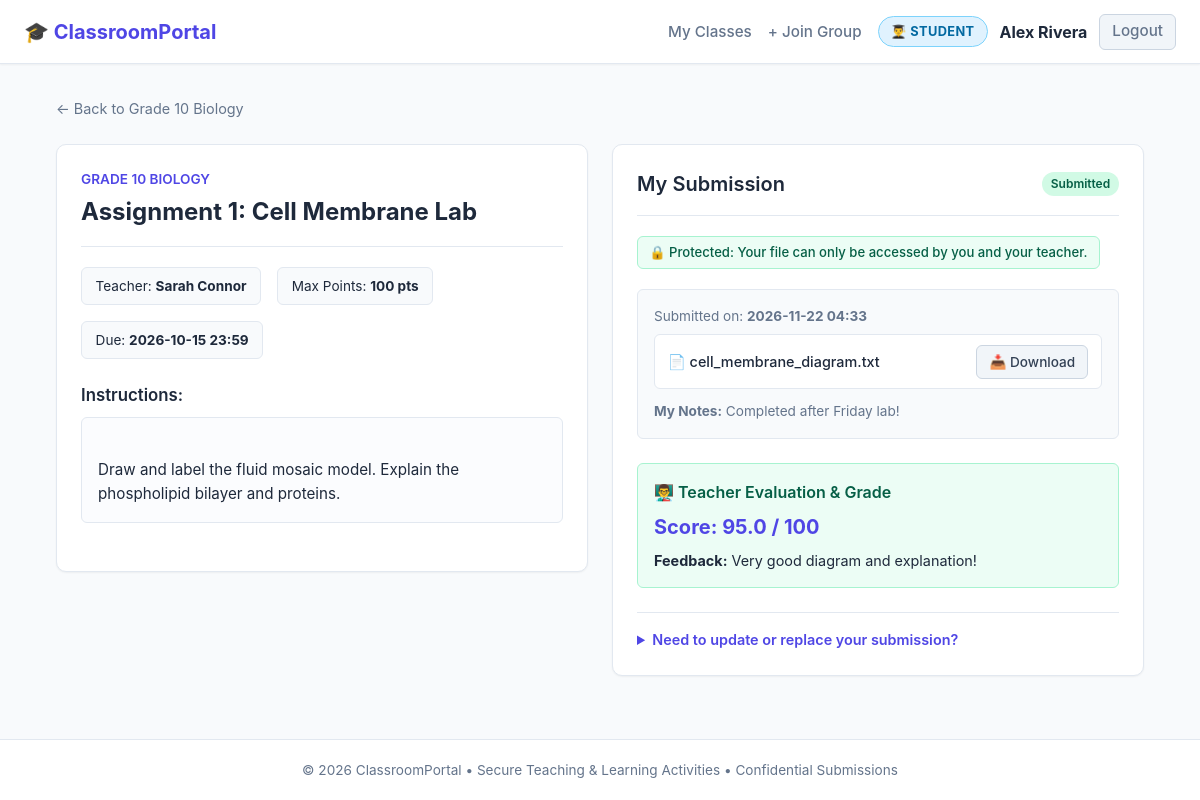
Screenshot of /student/assignments/9 (signed in) with the database file from the repository.
### tables this page shows
CREATE TABLE users (
            id INTEGER PRIMARY KEY AUTOINCREMENT,
            username TEXT UNIQUE NOT NULL,
            email TEXT UNIQUE NOT NULL,
            password_hash TEXT NOT NULL,
            role TEXT NOT NULL CHECK(role IN ('teacher', 'student')),
            full_name TEXT NOT NULL,
            created_at TIMESTAMP DEFAULT CURRENT_TIMESTAMP
        );

CREATE TABLE groups (
            id INTEGER PRIMARY KEY AUTOINCREMENT,
            name TEXT NOT NULL,
            description TEXT,
            join_code TEXT UNIQUE NOT NULL,
            teacher_id INTEGER NOT NULL,
            created_at TIMESTAMP DEFAULT CURRENT_TIMESTAMP,
            FOREIGN KEY (teacher_id) REFERENCES users(id) ON DELETE CASCADE
        );

CREATE TABLE assignments (
            id INTEGER PRIMARY KEY AUTOINCREMENT,
            group_id INTEGER NOT NULL,
            title TEXT NOT NULL,
            description TEXT NOT NULL,
            due_date TEXT,
            max_points INTEGER DEFAULT 100,
            attachment_filename TEXT,
            original_attachment_name TEXT,
            created_at TIMESTAMP DEFAULT CURRENT_TIMESTAMP,
            FOREIGN KEY (group_id) REFERENCES groups(id) ON DELETE CASCADE
        );

CREATE TABLE submissions (
            id INTEGER PRIMARY KEY AUTOINCREMENT,
            assignment_id INTEGER NOT NULL,
            student_id INTEGER NOT NULL,
            stored_filename TEXT NOT NULL,
            original_filename TEXT NOT NULL,
            notes TEXT,
            submitted_at TIMESTAMP DEFAULT CURRENT_TIMESTAMP,
            grade REAL,
            feedback TEXT,
            graded_at TIMESTAMP,
            FOREIGN KEY (assignment_id) REFERENCES assignments(id) ON DELETE CASCADE,
            FOREIGN KEY (student_id) REFERENCES users(id) ON DELETE CASCADE,
            UNIQUE(assignment_id, student_id)
        );

### app.py (the view, shortened to what this page needs)
@app.route('/student/assignments/<int:assignment_id>', methods=['GET', 'POST'])
@student_required
def student_assignment_detail(assignment_id):
    db = get_db()
    assignment = db.execute(
        '''SELECT a.*, g.name AS group_name, g.id AS group_id, u.full_name AS teacher_name
           FROM assignments a
           JOIN groups g ON a.group_id = g.id
           JOIN users u ON g.teacher_id = u.id
           JOIN group_memberships m ON m.group_id = g.id
           WHERE a.id = ? AND m.student_id = ?''',
        (assignment_id, g.user['id'])
    ).fetchone()
    if not assignment:
        flash('Assignment not found or you are not enrolled in this group.', 'danger')
        return redirect(url_for('student_dashboard'))
    submission = db.execute(
        'SELECT * FROM submissions WHERE assignment_id = ? AND student_id = ?',
        (assignment_id, g.user['id'])
    ).fetchone()
    return render_template('student/assignment_detail.html', assignment=assignment, submission=submission)

### app.py (called while the page is built)
def get_db():
    db = getattr(g, '_database', None)
    if db is None:
        db_file = app.config.get('DATABASE_PATH', DATABASE_PATH)
        db = g._database = create_connection(db_file)
    return db

@app.teardown_appcontext
def close_connection(exception):
    db = getattr(g, '_database', None)
    if db is not None:
        db.close()

def get_current_user():
    if 'user_id' not in session:
        return None
    db = get_db()
    user = db.execute('SELECT * FROM users WHERE id = ?', (session['user_id'],)).fetchone()
    return user

@app.before_request
def load_user():
    g.user = get_current_user()

def student_required(f):
    @wraps(f)
    def decorated_function(*args, **kwargs):
        if g.user is None or g.user['role'] != 'student':
            flash('Access restricted to students only.', 'danger')
            return redirect(url_for('index'))
        return f(*args, **kwargs)
    return decorated_function

### database.py (called while the page is built)
def create_connection(path=None):
    db_file = path or DATABASE_PATH
    conn = sqlite3.connect(db_file)
    conn.row_factory = sqlite3.Row
    conn.execute("PRAGMA foreign_keys = ON;")
    return conn

### templates/student/assignment_detail.html (shortened to what this page needs)
{% extends "base.html" %}
{% block content %}
<div style="margin-bottom: 1.5rem;">
    <a href="{{ url_for('student_group_detail', group_id=assignment['group_id']) }}" style="color: var(--text-muted); text-decoration: none; font-size: 0.9rem;">
        &larr; Back to {{ assignment['group_name'] }}
    </a>
</div>
<div class="grid grid-2">
    <div>
        <div class="card">
            <div class="card-header">
                <div>
                    <div style="font-size: 0.85rem; font-weight: 600; color: var(--primary); text-transform: uppercase;">
                        {{ assignment['group_name'] }}
                    </div>
                    <h1 style="font-size: 1.5rem; font-weight: 700; margin-top: 0.25rem;">{{ assignment['title'] }}</h1>
                </div>
            </div>
            <div style="display: flex; gap: 1rem; margin-bottom: 1.5rem; flex-wrap: wrap;">
                <div style="background-color: #f8fafc; border: 1px solid var(--border-color); padding: 0.5rem 0.85rem; border-radius: var(--radius-sm); font-size: 0.85rem;">
                    Teacher: <strong>{{ assignment['teacher_name'] }}</strong>
                </div>
                <div style="background-color: #f8fafc; border: 1px solid var(--border-color); padding: 0.5rem 0.85rem; border-radius: var(--radius-sm); font-size: 0.85rem;">
                    Max Points: <strong>{{ assignment['max_points'] }} pts</strong>
                </div>
                {% if assignment['due_date'] %}
                    <div style="background-color: #f8fafc; border: 1px solid var(--border-color); padding: 0.5rem 0.85rem; border-radius: var(--radius-sm); font-size: 0.85rem;">
                        Due: <strong>{{ assignment['due_date'] }}</strong>
                    </div>
                {% endif %}
            </div>
            <div style="margin-bottom: 1.5rem;">
                <h3 style="font-size: 1.05rem; font-weight: 600; margin-bottom: 0.5rem;">Instructions:</h3>
                <div style="color: var(--text-main); font-size: 0.95rem; white-space: pre-line; line-height: 1.6; background-color: #fbfcfe; border: 1px solid var(--border-color); padding: 1rem; border-radius: var(--radius-sm);">
                    {{ assignment['description'] }}
                </div>
            </div>
        </div>
    </div>
    <div>
        <div class="card">
            <div class="card-header">
                <h2 class="card-title">My Submission</h2>
                {% if submission %}
                    <span class="badge badge-success">Submitted</span>
                {% else %}
                    <span class="badge badge-warning">Awaiting Upload</span>
                {% endif %}
            </div>
            <div style="margin-bottom: 1.25rem;">
                <span class="privacy-badge">
                    🔒 Protected: Your file can only be accessed by you and your teacher.
                </span>
            </div>
            {% if submission %}
                <div style="background-color: #f8fafc; border: 1px solid var(--border-color); border-radius: var(--radius-sm); padding: 1rem; margin-bottom: 1.5rem;">
                    <div style="font-size: 0.85rem; color: var(--text-muted); margin-bottom: 0.5rem;">
                        Submitted on: <strong>{{ submission['submitted_at'][:16] }}</strong>
                    </div>
                    <div style="display: flex; align-items: center; justify-content: space-between; margin-bottom: 0.75rem; background: #ffffff; padding: 0.6rem 0.8rem; border-radius: var(--radius-sm); border: 1px solid var(--border-color);">
                        <span style="font-weight: 500; font-size: 0.9rem; word-break: break-all;">
                            📄 {{ submission['original_filename'] }}
                        </span>
                        <a href="{{ url_for('download_submission_file', submission_id=submission['id']) }}" class="btn btn-secondary btn-sm">
                            📥 Download
                        </a>
                    </div>
                    {% if submission['notes'] %}
                        <div style="font-size: 0.85rem; color: var(--text-muted);">
                            <strong>My Notes:</strong> {{ submission['notes'] }}
                        </div>
                    {% endif %}
                </div>
                {% if submission['grade'] is not none or submission['feedback'] %}
                    <div style="background-color: #ecfdf5; border: 1px solid #a7f3d0; border-radius: var(--radius-sm); padding: 1rem; margin-bottom: 1.5rem;">
                        <h4 style="color: #065f46; font-size: 1rem; font-weight: 600; margin-bottom: 0.5rem;">
                            👨‍🏫 Teacher Evaluation &amp; Grade
                        </h4>
                        {% if submission['grade'] is not none %}
                            <div style="font-size: 1.25rem; font-weight: 700; color: var(--primary); margin-bottom: 0.25rem;">
                                Score: {{ submission['grade'] }} / {{ assignment['max_points'] }}
                            </div>
                        {% endif %}
                        {% if submission['feedback'] %}
                            <div style="font-size: 0.9rem; color: #1e293b; margin-top: 0.5rem;">
                                <strong>Feedback:</strong> {{ submission['feedback'] }}
                            </div>
                        {% endif %}
                    </div>
                {% else %}
                    <div style="font-size: 0.85rem; color: var(--text-muted); margin-bottom: 1.5rem; background: #fffbeb; border: 1px solid #fef3c7; padding: 0.75rem; border-radius: var(--radius-sm);">
                        ⏳ Awaiting grading by your teacher.
                    </div>
                {% endif %}
                <details style="border-top: 1px solid var(--border-color); padding-top: 1rem;">
                    <summary style="cursor: pointer; font-weight: 600; font-size: 0.9rem; color: var(--primary);">
                        Need to update or replace your submission?
                    </summary>
                </details>
            {% endif %}
        </div>
    </div>
</div>
{% endblock %}

### templates/base.html (shortened to what this page needs)
<!DOCTYPE html>
<html lang="en">
<head>
    <link rel="stylesheet" href="{{ url_for('static', filename='css/style.css') }}">
</head>
<body>
    <header class="navbar">
        <a href="{{ url_for('index') }}" class="nav-brand">
            <span>🎓 ClassroomPortal</span>
        </a>
        <nav>
            <ul class="nav-links">
                {% if g.user %}
                    {% if g.user['role'] == 'teacher' %}
                        <li><a href="{{ url_for('teacher_dashboard') }}">My Groups</a></li>
                        <li><a href="{{ url_for('teacher_create_group') }}">+ New Group</a></li>
                    {% else %}
                        <li><a href="{{ url_for('student_dashboard') }}">My Classes</a></li>
                        <li><a href="{{ url_for('student_join_group') }}">+ Join Group</a></li>
                    {% endif %}
                    <li class="nav-user">
                        {% if g.user['role'] == 'teacher' %}
                            <span class="user-badge teacher">👨‍🏫 Teacher</span>
                        {% else %}
                            <span class="user-badge student">👨‍🎓 Student</span>
                        {% endif %}
                        <strong>{{ g.user['full_name'] }}</strong>
                        <a href="{{ url_for('logout') }}" class="btn btn-secondary btn-sm">Logout</a>
                    </li>
                {% else %}
                    <li><a href="{{ url_for('login') }}">Log In</a></li>
                    <li><a href="{{ url_for('register') }}" class="btn btn-primary btn-sm">Register</a></li>
                {% endif %}
            </ul>
        </nav>
    </header>
    <main class="container">
        {% block content %}{% endblock %}
    </main>
    <footer>
        <p>&copy; 2026 ClassroomPortal &bull; Secure Teaching &amp; Learning Activities &bull; Confidential Submissions</p>
    </footer>
</body>
</html>

### static/css/style.css (style rules this page uses)
:root { --primary: #4f46e5; --primary-hover: #4338ca; --primary-light: #eef2ff; --secondary: #0ea5e9; --success: #10b981; --success-light: #d1fae5; --warning: #f59e0b; --warning-light: #fef3c7; --danger: #ef4444; --danger-light: #fee2e2; --text-main: #1e293b; --text-muted: #64748b; --bg-page: #f8fafc; --bg-card: #ffffff; --border-color: #e2e8f0; --radius-sm: 6px; --radius-md: 10px; --radius-lg: 14px; --shadow-sm: 0 1px 2px 0 rgba(0, 0, 0, 0.05); --shadow-md: 0 4px 6px -1px rgba(0, 0, 0, 0.1), 0 2px 4px -1px rgba(0, 0, 0, 0.06); --shadow-lg: 0 10px 15px -3px rgba(0, 0, 0, 0.1), 0 4px 6px -2px rgba(0, 0, 0, 0.05); }
* { box-sizing: border-box; margin: 0; padding: 0; }
body { font-family: -apple-system, BlinkMacSystemFont, "Segoe UI", Roboto, "Helvetica Neue", Arial, sans-serif; background-color: var(--bg-page); color: var(--text-main); line-height: 1.5; min-height: 100vh; display: flex; flex-direction: column; }
.navbar { background: #ffffff; border-bottom: 1px solid var(--border-color); padding: 0.85rem 1.5rem; display: flex; justify-content: space-between; align-items: center; box-shadow: var(--shadow-sm); position: sticky; top: 0; z-index: 50; }
.nav-brand { font-size: 1.25rem; font-weight: 700; color: var(--primary); text-decoration: none; display: flex; align-items: center; gap: 0.5rem; }
.nav-links { display: flex; align-items: center; gap: 1rem; list-style: none; }
.nav-links a { color: var(--text-muted); text-decoration: none; font-weight: 500; font-size: 0.95rem; transition: color 0.15s ease; }
.nav-user { display: flex; align-items: center; gap: 0.75rem; }
.user-badge { padding: 0.2rem 0.6rem; border-radius: 9999px; font-size: 0.75rem; font-weight: 600; text-transform: uppercase; letter-spacing: 0.05em; }
.user-badge.student { background-color: #e0f2fe; color: #0369a1; border: 1px solid #bae6fd; }
.container { width: 100%; max-width: 1120px; margin: 0 auto; padding: 2rem 1rem; flex: 1; }
.card { background-color: var(--bg-card); border: 1px solid var(--border-color); border-radius: var(--radius-md); box-shadow: var(--shadow-sm); padding: 1.5rem; margin-bottom: 1.5rem; }
.card-header { display: flex; justify-content: space-between; align-items: center; border-bottom: 1px solid var(--border-color); padding-bottom: 1rem; margin-bottom: 1.25rem; }
.card-title { font-size: 1.25rem; font-weight: 600; color: var(--text-main); }
.grid { display: grid; gap: 1.5rem; }
.grid-2 { grid-template-columns: repeat(auto-fit, minmax(320px, 1fr)); }
.btn { display: inline-flex; align-items: center; justify-content: center; padding: 0.6rem 1.2rem; border-radius: var(--radius-sm); font-size: 0.95rem; font-weight: 500; text-decoration: none; cursor: pointer; border: 1px solid transparent; transition: all 0.15s ease; gap: 0.4rem; }
.btn-secondary { background-color: #f1f5f9; color: #334155; border-color: #cbd5e1; }
.btn-sm { padding: 0.35rem 0.75rem; font-size: 0.85rem; }
.badge { display: inline-flex; align-items: center; padding: 0.2rem 0.55rem; border-radius: 9999px; font-size: 0.75rem; font-weight: 600; }
.badge-success { background-color: var(--success-light); color: #065f46; }
.privacy-badge { display: inline-flex; align-items: center; gap: 0.35rem; background-color: #ecfdf5; color: #065f46; border: 1px solid #a7f3d0; padding: 0.35rem 0.7rem; border-radius: var(--radius-sm); font-size: 0.82rem; font-weight: 500; }
footer { border-top: 1px solid var(--border-color); background-color: #ffffff; padding: 1.25rem 1rem; text-align: center; font-size: 0.85rem; color: var(--text-muted); }
.user-badge { padding: 0.3rem 0.75rem; border-radius: 9999px; font-size: 0.8rem; font-weight: 700; display: inline-flex; align-items: center; gap: 0.35rem; letter-spacing: 0.03em; }
.user-badge.student { background-color: #e0f2fe; color: #0369a1; border: 1px solid #7dd3fc; }

### rows the page displays
users: user.full_name "Alex Rivera"
groups: group_name "Grade 10 Biology", group_name "GRADE 10 BIOLOGY"
assignments: title "Assignment 1: Cell Membrane Lab", max_points "100", due_date "2026-10-15 23:59", description "Draw and label the fluid mosaic model. Explain the phospholipid bilayer and proteins."
users: teacher_name "Sarah Connor"
submissions: submitted_at "2026-11-22 04:33", original_filename "cell_membrane_diagram.txt", notes "Completed after Friday lab!", grade "95.0", feedback "Very good diagram and explanation!"
